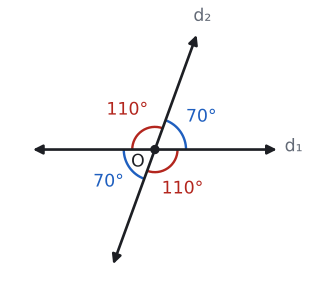

Source code (Python):
import sys; sys.path.insert(0, "tools")
from cizim import *

# O'da kesişen iki doğru: d1 yatay, d2 yatayla 70° yapıyor. Ters açılar 70° ve 110°.
def yon(d): return np.array([np.cos(np.radians(d)), np.sin(np.radians(d))])
O = np.array([0.0, 0.0]); L = 2.2
fig, ax = sekil(5, 3.6)
ax.set_aspect("equal"); ax.axis("off")
for d, ad in ((0, "d₁"), (70, "d₂")):
    P, Q = O + L * yon(d), O - L * yon(d)
    ax.annotate("", xy=P, xytext=Q, arrowprops=dict(arrowstyle="<|-|>", color=YAZI, lw=2, mutation_scale=14))
    ax.text(*(P + 0.25 * yon(d) + [0, 0.05]), ad, color=SOLUK, ha="center", va="center")
ax.plot(*O, "o", color=YAZI, markersize=6); ax.text(-0.3, -0.22, "O", fontsize=13, ha="center", va="center")
for a1, a2, r, renk in ((0, 70, 0.55, MAVI), (180, 250, 0.55, MAVI), (70, 180, 0.4, KIRMIZI), (250, 360, 0.4, KIRMIZI)):
    ax.add_patch(patches.Arc(O, 2 * r, 2 * r, theta1=a1, theta2=a2, color=renk, lw=1.8))
    m = np.radians((a1 + a2) / 2); rr = 1.0 if renk == MAVI else 0.85
    ax.text(*(O + rr * np.array([np.cos(m), np.sin(m)])), f"{a2 - a1}°", color=renk, fontsize=13, ha="center", va="center")
ax.set_xlim(-2.6, 2.7); ax.set_ylim(-2.3, 2.4)
kaydet(fig, __file__)
